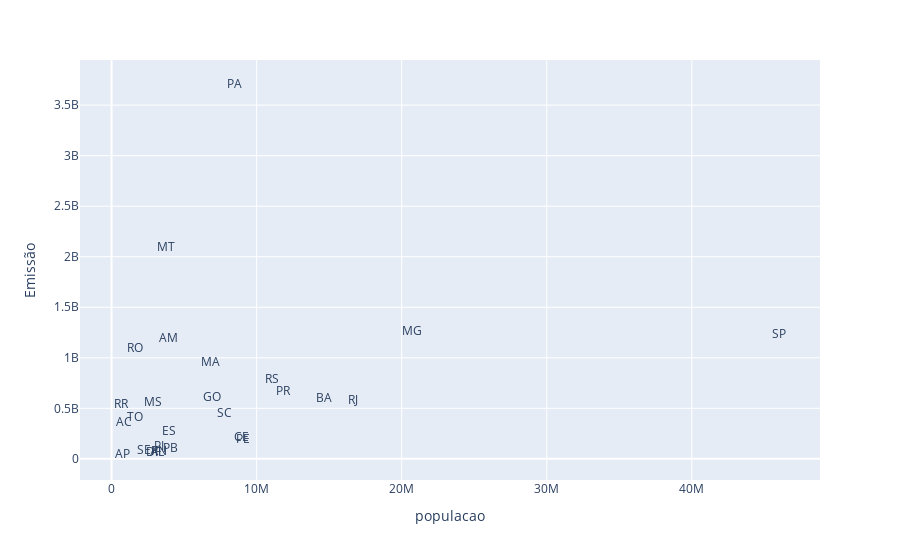

Notebook code for this chart:
### Markdown cell above
O gráfico de dispersão acima mostra que afirmar que quando a população é grande, a emissão também se torna grande, não é correto. Mas um problema que encontramos na visualização, é não conseguir identificar quais são os Estados representados, por este motivo, iremos criar logo abaixo um gráfico que seja mais detalhado.

### Code cell
px.scatter(data_frame=tabelas_mescladas, x='populacao',
           y='Emissão', text='Estado', opacity=0)

### Figure 1 — Plotly figure (JSON) as saved in the notebook; plotly's stock layout.template omitted (floating-point values rounded to 4 significant figures)
{"data": [{"hovertemplate": "populacao=%{x}<br>Emissão=%{y}<br>Estado=%{text}<extra></extra>", "legendgroup": "", "marker": {"color": "#636efa", "opacity": 0, "symbol": "circle"}, "mode": "markers+text", "name": "", "orientation": "v", "showlegend": false, "text": ["RR", "RO", "MT", "PA", "AC", "AM", "TO", "MS", "MA", "GO", "RS", "ES", "MG", "SC", "PR", "AP", "BA", "SE", "PI", "RJ", "SP", "PB", "CE", "RN", "PE", "AL", "DF"], "type": "scatter", "x": [634805, 1616379, 3784239, 8442962, 829780, 3952262, 1584306, 2833742, 6800605, 6950976, 11088065, 3975100, 20732660, 7762154, 11835379, 774268, 14659023, 2211868, 3270174, 16615526, 46024937, 4030961, 8936431, 3303953, 9051113, 3125254, 2923369], "xaxis": "x", "y": [528200000.0, 1084000000.0, 2082000000.0, 3702000000.0, 350500000.0, 1190000000.0, 408200000.0, 555100000.0, 947600000.0, 600800000.0, 781500000.0, 269800000.0, 1251000000.0, 448400000.0, 656800000.0, 35680000.0, 593200000.0, 81190000.0, 114700000.0, 576700000.0, 1223000000.0, 95330000.0, 203500000.0, 72240000.0, 183600000.0, 62610000.0, 56690000.0], "yaxis": "y"}], "layout": {"legend": {"tracegroupgap": 0}, "margin": {"t": 60}, "xaxis": {"anchor": "y", "domain": [0, 1], "title": {"text": "populacao"}}, "yaxis": {"anchor": "x", "domain": [0, 1], "title": {"text": "Emissão"}}}}
